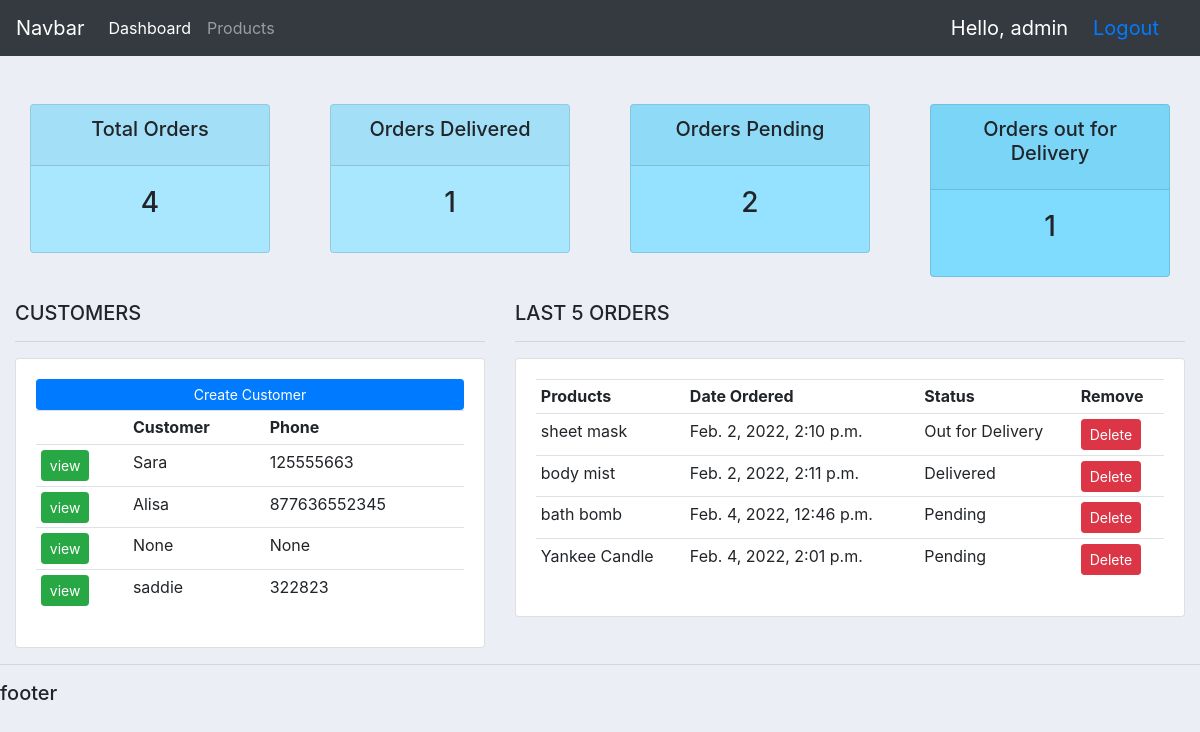
The app's page / (signed in) with its own data.
### cus_manage_app/models.py (models this page shows, shortened)
class Customer(models.Model):
    user = models.OneToOneField(User, blank=True, null=True, on_delete=models.CASCADE)
    name = models.CharField(max_length=200, null=True)
    email = models.CharField(max_length=200, null=True)
    phone = models.CharField(max_length=200, null=True)
    profile_img = models.ImageField(null=True,default='default_img.jpeg', blank=True)
    date_created = models.DateTimeField(auto_now_add=True, null=True)

class Order(models.Model):
    STATUS = (
        ('Pending', 'Pending'),
        ('Out for Delivery', 'Out for Delivery'),
        ('Delivered', 'Delivered')
    )
    customer = models.ForeignKey(Customer, null=True, on_delete=models.SET_NULL)
    product = models.ForeignKey(Product, null=True, on_delete=models.SET_NULL)
    date_created = models.DateTimeField(auto_now_add=True, null=True)
    status = models.CharField(max_length=200, null=True, choices=STATUS)

class Product(models.Model):
    CATEGORY = (
        ('Indoor', 'Indoor'),
        ('Outdoor', 'Outdoor')
    )
    name = models.CharField(max_length=200, null=True)
    price = models.FloatField(max_length=20, null=True)
    category = models.CharField(max_length=200, null=True, choices=CATEGORY)
    description = models.CharField(max_length=200, null=True, blank=True)
    date_created = models.DateTimeField(auto_now_add=True, null=True)
    tag = models.ManyToManyField(Tag)
    def __str__(self):
        return self.name

### cus_manage_app/decorators.py (the view)
    def wrapper_func(request, *args, **kwargs):
        group = None
        if request.user.groups.exists():
            group = request.user.groups.all()[0].name
        if group == 'customer':
            return redirect('user-page')
        if group == 'admin':
            return view_function(request, *args, **kwargs)

### cus_manage_app/views.py (called while the page is built)
@login_required(login_url='login')
@admin_only
def home(request):
    customer = Customer.objects.all()
    orders = Order.objects.all()
    total_orders = orders.count()
    orders_delivered = orders.filter(status='Delivered').count()
    orders_pending = orders.filter(status='Pending').count()
    orders_out_for_delivery = orders.filter(status='Out for Delivery').count()
    context = {
        'customer': customer,
        'orders': orders,
        'total_orders': total_orders,
        'orders_delivered': orders_delivered,
        'orders_pending': orders_pending,
        'orders_out_for_delivery': orders_out_for_delivery
        }
    return render(request, 'dashboard.html', context)

### cus_manage_app/templates/dashboard.html
{% extends 'base.html' %}
{% block content %}
{% include 'status.html' %}
<br>
<div class="row">
    <div class="col-md-5">
        <h5>CUSTOMERS</h5>
        <hr>
        <div class="card card-body">
            <a class="btn btn-primary btn-sm btn-black" href="">Create Customer</a>
            <table class="table table-sm">
                <tr>
                    <th></th>
                    <th>Customer</th>
                    <th>Phone</th>
                </tr>
                {% for i in customer %}
                    <tr>
                        <td><a class="btn btn-sm btn-success" href="{% url 'customer' i.id %}">view</a></td>
                        <td>{{i.name}}</td>
                        <td>{{i.phone}}</td>
                    </tr>
                {% endfor %}
            </table>
        </div>
    </div>
    <div class="col-md-7">
        <h5>LAST 5 ORDERS</h5>
        <hr>
        <div class="card card-body">
            <table class="table table-sm">
                <tr>
                    <th>Products</th>
                    <th>Date Ordered</th>
                    <th>Status</th>
                    <th>Remove</th>
                </tr>
                {% for i in orders %}
                <tr>
                    <td>{{i.product}}</td>
                    <td>{{i.date_created}}</td>
                    <td>{{i.status}}</td>
                    <td><a class="btn btn-sm btn-danger" href="{% url 'delete_order' i.id %}">Delete</a></td>
                </tr>
            {% endfor %}
            </table>
        </div>
    </div>
</div>
{% endblock %}

### cus_manage_app/templates/base.html (shortened to what this page needs)
{% load static %}
<!DOCTYPE html>
<html lang="en">
<head>
    <link rel="stylesheet" href="https://stackpath.bootstrapcdn.com/bootstrap/4.3.1/css/bootstrap.min.css">
    <link rel="stylesheet" type="text/css" href="{% static '/css/main.css' %}">
</head>
<body>
    {% include 'navbar.html' %}
    <br><br>
    <div class="container-fluid">
    {% block content %}
    {% endblock %}
    </div>
    <hr>
    <h5>footer</h5>
</body>
</html>

### cus_manage_app/templates/navbar.html (shortened to what this page needs)
{% load static %}
<nav class="navbar navbar-expand-lg navbar-dark bg-dark">
    <a class="navbar-brand" href="#">Navbar</a>
    <div class="collapse navbar-collapse" id="navbarNav">
      <ul class="navbar-nav">
        {% if request.user.is_staff %}
        <li class="nav-item active">
          <a class="nav-link" href="{% url 'home' %}">Dashboard <span class="sr-only">(current)</span></a>
        </li>
        <li class="nav-item">
          <a class="nav-link" href="{% url 'products' %}">Products</a>
        </li>
        {% else %}
        <li class="nav-item">
          <a class="nav-link" href="{% url 'user-profile' %}">Settings</a>
        </li>
        {% endif %}
      </ul>
    </div>
    <span class="dashboard-username">Hello, {{request.user}} </span>
    <br>
    <span class="dashboard-username"><a href="{% url 'logout' %}">Logout</a></span>
  </nav>

### cus_manage_app/templates/status.html
<div class="row">
    <div class="col">
        <div class="col-md">
            <div class="card text-center bd-3" id="total-orders">
                <div class="card-header">
                    <h5 class="card-title">Total Orders</h5>
                </div>
                <div class="card-body">
                    <h3 class="card-title">{{total_orders}}</h3>
                </div>
            </div>
        </div>
    </div>
    <div class="col">
        <div class="col-md">
            <div class="card text-center bd-3" id="orders-delivered">
                <div class="card-header">
                    <h5 class="card-title">Orders Delivered</h5>
                </div>
                <div class="card-body">
                    <h3 class="card-title">{{orders_delivered}}</h3>
                </div>
            </div>
        </div>
    </div>
    <div class="col">
        <div class="col-md">
            <div class="card text-center bd-3" id="orders-pending">
                <div class="card-header">
                    <h5 class="card-title">Orders Pending</h5>
                </div>
                <div class="card-body">
                    <h3 class="card-title">{{orders_pending}}</h3>
                </div>
            </div>
        </div>
    </div>
    <div class="col">
        <div class="col-md">
            <div class="card text-center bd-3" id="orders-out-for-delivery">
                <div class="card-header">
                    <h5 class="card-title">Orders out for Delivery</h5>
                </div>
                <div class="card-body">
                    <h3 class="card-title">{{orders_out_for_delivery}}</h3>
                </div>
            </div>
        </div>
    </div>
</div>

### static/css/main.css (style rules this page uses)
body { background-color: #ebeff5; }
#total-orders { background-color: #A9E7FF; }
#orders-delivered { background-color: #A9E7FF; }
#orders-pending { background-color: #94E2FF; }
#orders-out-for-delivery { background-color: #7FDCFF; }

### cus_manage_app/templates/navbar.html (style rules this page uses)
.dashboard-username { color: white; margin-right: 25px; font-size: 20px; }

### records on screen
Customer: name "Sara", phone "125555663"
Customer: name "Alisa", phone "877636552345"
Customer: name "None", phone "None"
Customer: name "saddie", phone "322823"
Order: product "sheet mask", date_created "Feb. 2, 2022, 2:10 p.m.", status "Out for Delivery"
Order: product "body mist", date_created "Feb. 2, 2022, 2:11 p.m.", status "Delivered"
Order: product "bath bomb", date_created "Feb. 4, 2022, 12:46 p.m.", status "Pending"
Order: product "Yankee Candle", date_created "Feb. 4, 2022, 2:01 p.m.", status "Pending"

### other values on screen
{{ request.user }} "admin"
{{ total_orders }} "4"
{{ orders_delivered }} "1"
{{ orders_pending }} "2"
{{ orders_out_for_delivery }} "1"
